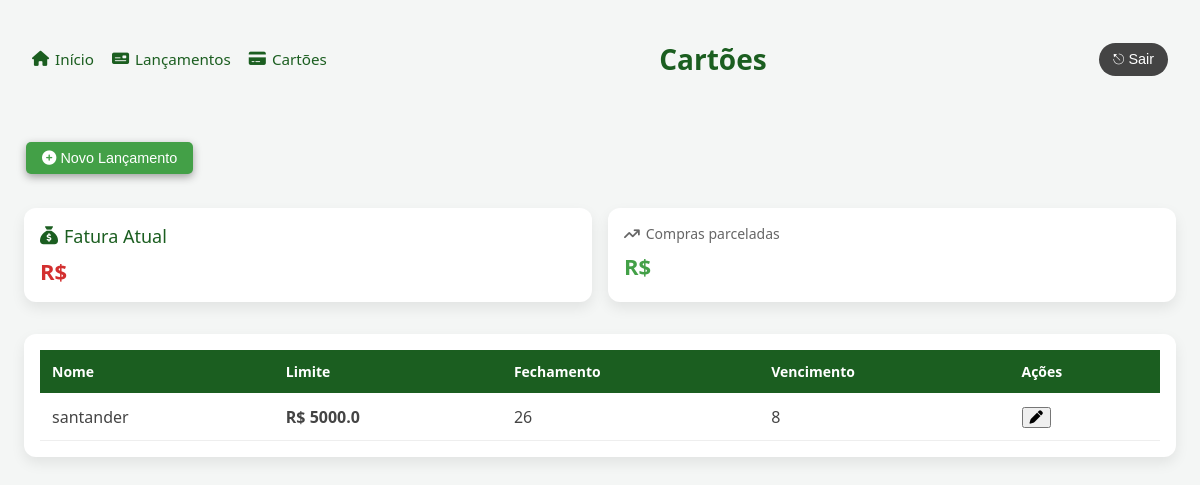
Before: /cartoes/ with the older database file.
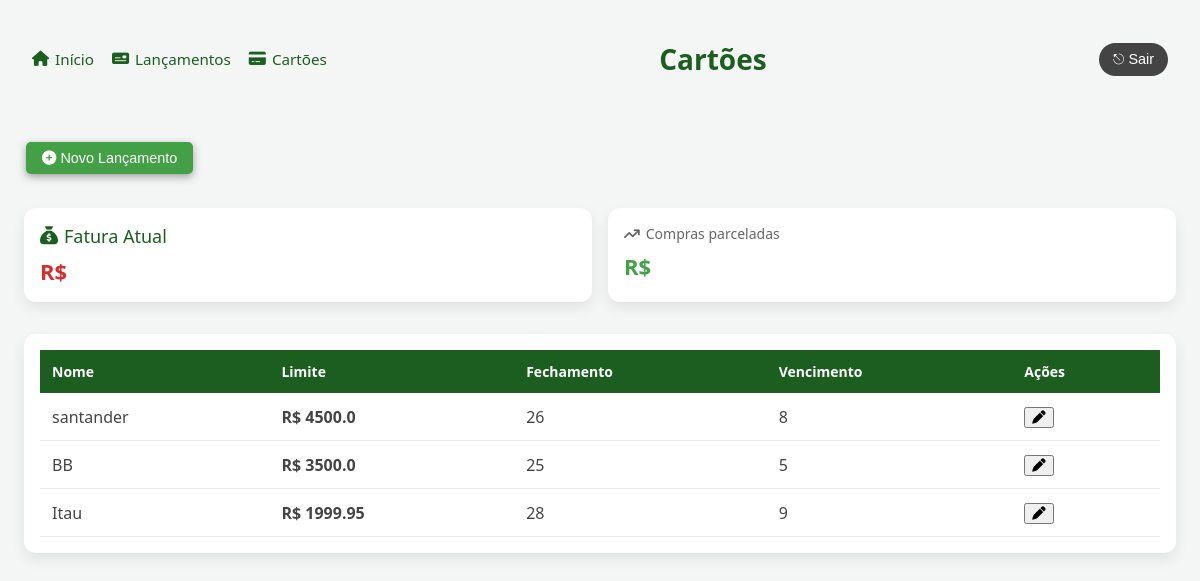
After: the same page with the newer database file.
### contas/models/cartao.py (models this page shows, shortened)
class Cartao(models.Model):
    descricao = models.CharField(max_length=70)
    limite = models.FloatField()
    fechamento = models.IntegerField()
    vencimento = models.IntegerField()
    dt_criacao = models.DateTimeField(auto_now=True)
    dt_update = models.DateTimeField(auto_now=True)
    class Meta:
        verbose_name_plural = 'Cartoes'

### contas/views/cartoes.py (the view)
# urls.py: 2. Add a URL to urlpatterns:  path('', views.home, name='home')
def home(request):
    cartoes = Cartao.objects.all
    return render(request, 'contas/cartoes.html', {
        'cartoes': cartoes
    })

### contas/templates/contas/cartoes.html (shortened to what this page needs)
<!DOCTYPE html>
<html lang="pt-br">
<head>
    <link rel="stylesheet"
          href="https://cdnjs.cloudflare.com/ajax/libs/font-awesome/6.5.1/css/all.min.css"/>
</head>
<body>
<div class="header">
    <nav id="navLinks" class="nav-links">
        <a href="#"><i class="fa-solid fa-house"></i> Início</a>
        <a href="#"><i class="fa-solid fa-money-check"></i> Lançamentos</a>
        <a href="#"><i class="fa-solid fa-credit-card"></i> Cartões</a>
    </nav>
    <div class="competencia">
        <h1>
            Cartões
        </h1>
    </div>
    <div class="login">
        <button class="logout-btn">
            ⎋ Sair
        </button>
    </div>
</div>
 <div class="acoes">
    <button class="add-lancamento-btn" onclick="openModal()">
        <i class="fa-solid fa-circle-plus"></i> Novo Lançamento
    </button>
</div>
<div class="cards">
    <div class="card saldo">
        <h3><i class="fa-solid fa-sack-dollar"></i> Fatura Atual</h3>
        <p class="despesa">R$ </p>
    </div>
    <div class="card">
        <h3><i class="fa-solid fa-arrow-trend-up"></i> Compras parceladas</h3>
        <p class="receita">R$ </p>
    </div>
</div>
<div class="table-container">
    <table>
        <thead>
            <tr>
                <th>Nome</th>
                <th>Limite</th>
                <th>Fechamento</th>
                <th>Vencimento</th>
                <th>Ações</th>
            </tr>
        </thead>
        <tbody>
        {% for c in cartoes %}
            <tr>
                <td>{{ c.descricao }}</td>
                <td class="valor">R$ {{ c.limite }}</td>
                <td>{{ c.fechamento }}</td>
                <td>{{ c.vencimento }}</td>
                <td><button onclick="openEditModal(
                        '{{ c.id }}',
                        '{{ c.descricao }}',
                        '{{ c.limite }}',
                        '{{ c.fechamento }}',
                        '{{ c.vencimento }}')">
                        <i class="fa-solid fa-pen"></i>
                    </button></td>
            </tr>
        {% endfor %}
        </tbody>
    </table>
</div>
</body>
</html>

Changed rows visible on the page:
changed Cartao "santander": limite "5000.0" → "4500.0"
added Cartao: descricao "BB", limite "3500.0", fechamento "25", vencimento "5"
added Cartao: descricao "Itau", limite "1999.95", fechamento "28", vencimento "9"
